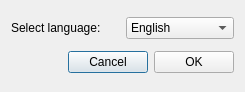
<?xml version="1.0" encoding="UTF-8"?>
<ui version="4.0">
 <class>ChangeLanguageDialog</class>
 <widget class="QDialog" name="ChangeLanguageDialog">
  <property name="geometry">
   <rect>
    <x>0</x>
    <y>0</y>
    <width>245</width>
    <height>92</height>
   </rect>
  </property>
  <property name="windowTitle">
   <string>Change language</string>
  </property>
  <layout class="QVBoxLayout" name="verticalLayout">
   <item>
    <layout class="QHBoxLayout" name="horizontalLayout">
     <item>
      <widget class="QLabel" name="label">
       <property name="text">
        <string>Select language:</string>
       </property>
      </widget>
     </item>
     <item>
      <widget class="QComboBox" name="ChangeLangComboBox">
       <item>
        <property name="text">
         <string>English</string>
        </property>
       </item>       
       <item>
        <property name="text">
         <string>Deutsch</string>
        </property>
       </item>
       <item>
        <property name="text">
         <string>Español</string>
        </property>
       </item>
       <item>
        <property name="text">
         <string>Français</string>
        </property>
       </item>
      </widget>
     </item>
    </layout>
   </item>
   <item>
    <layout class="QHBoxLayout" name="horizontalLayout_2">
     <item>
      <spacer name="horizontalSpacer">
       <property name="orientation">
        <enum>Qt::Horizontal</enum>
       </property>
       <property name="sizeHint" stdset="0">
        <size>
         <width>40</width>
         <height>20</height>
        </size>
       </property>
      </spacer>
     </item>
     <item>
      <widget class="QPushButton" name="m_cancelButton">
       <property name="text">
        <string>Cancel</string>
       </property>
      </widget>
     </item>
     <item>
      <widget class="QPushButton" name="m_okButton">
       <property name="text">
        <string>OK</string>
       </property>
      </widget>
     </item>
    </layout>
   </item>
  </layout>
 </widget>
 <resources/>
 <connections>
  <connection>
   <sender>m_okButton</sender>
   <signal>clicked()</signal>
   <receiver>ChangeLanguageDialog</receiver>
   <slot>accept()</slot>
   <hints>
    <hint type="sourcelabel">
     <x>500</x>
     <y>62</y>
    </hint>
    <hint type="destinationlabel">
     <x>276</x>
     <y>44</y>
    </hint>
   </hints>
  </connection>
  <connection>
   <sender>m_cancelButton</sender>
   <signal>clicked()</signal>
   <receiver>ChangeLanguageDialog</receiver>
   <slot>reject()</slot>
   <hints>
    <hint type="sourcelabel">
     <x>417</x>
     <y>62</y>
    </hint>
    <hint type="destinationlabel">
     <x>276</x>
     <y>44</y>
    </hint>
   </hints>
  </connection>
 </connections>
</ui>
